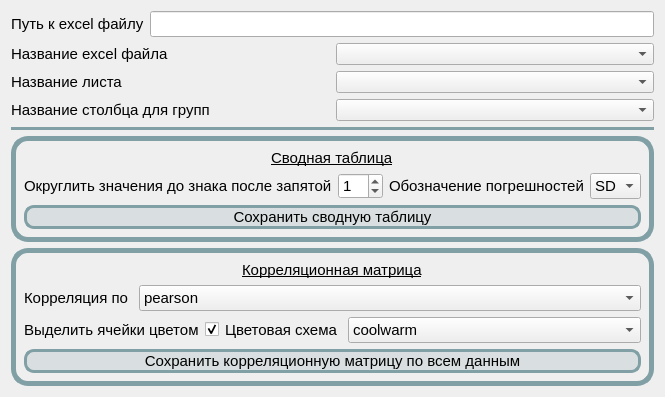
          <widget class="QWidget" name="tab_8">
           <attribute name="title">
            <string>Сводная таблица</string>
           </attribute>
           <layout class="QGridLayout" name="gridLayout_11">
            <item row="0" column="0">
             <layout class="QVBoxLayout" name="verticalLayout_43">
              <item>
               <layout class="QVBoxLayout" name="verticalLayout_37">
                <item>
                 <layout class="QVBoxLayout" name="verticalLayout_36">
                  <item>
                   <layout class="QHBoxLayout" name="horizontalLayout_75">
                    <item>
                     <widget class="QLabel" name="lb_path_for_plot_2">
                      <property name="font">
                       <font>
                        <pointsize>11</pointsize>
                       </font>
                      </property>
                      <property name="toolTip">
                       <string>Путь, по которому может быть найден excel файл</string>
                      </property>
                      <property name="text">
                       <string>Путь к excel файлу</string>
                      </property>
                     </widget>
                    </item>
                    <item>
                     <widget class="QLineEdit" name="path_for_pivot_table">
                      <property name="font">
                       <font>
                        <pointsize>11</pointsize>
                       </font>
                      </property>
                      <property name="text">
                       <string/>
                      </property>
                     </widget>
                    </item>
                   </layout>
                  </item>
                  <item>
                   <layout class="QHBoxLayout" name="horizontalLayout_76">
                    <item>
                     <widget class="QLabel" name="lb_exel_name_2">
                      <property name="font">
                       <font>
                        <pointsize>11</pointsize>
                       </font>
                      </property>
                      <property name="text">
                       <string>Название excel файла</string>
                      </property>
                     </widget>
                    </item>
                    <item>
                     <widget class="QComboBox" name="comboBox_pivot_table"/>
                    </item>
                   </layout>
                  </item>
                  <item>
                   <layout class="QHBoxLayout" name="horizontalLayout_120">
                    <item>
                     <widget class="QLabel" name="lb_exel_name_7">
                      <property name="font">
                       <font>
                        <pointsize>11</pointsize>
                       </font>
                      </property>
                      <property name="text">
                       <string>Название листа</string>
                      </property>
                     </widget>
                    </item>
                    <item>
                     <widget class="QComboBox" name="comboBox_pivot_table_excel_sheet"/>
                    </item>
                   </layout>
                  </item>
                  <item>
                   <layout class="QHBoxLayout" name="horizontalLayout_77">
                    <item>
                     <widget class="QLabel" name="lb_hue_name_2">
                      <property name="font">
                       <font>
                        <pointsize>11</pointsize>
                       </font>
                      </property>
                      <property name="toolTip">
                       <string>Именно после этого столбца должны идти столбцы с данными</string>
                      </property>
                      <property name="text">
                       <string>Название столбца для групп</string>
                      </property>
                     </widget>
                    </item>
                    <item>
                     <widget class="QComboBox" name="comboBox_pivot_hue"/>
                    </item>
                   </layout>
                  </item>
                 </layout>
                </item>
               </layout>
              </item>
              <item>
               <widget class="Line" name="line_2">
                <property name="font">
                 <font>
                  <family>Segoe UI</family>
                  <pointsize>10</pointsize>
                 </font>
                </property>
                <property name="styleSheet">
                 <string notr="true">color: rgb(128, 160, 165);</string>
                </property>
                <property name="frameShadow">
                 <enum>QFrame::Plain</enum>
                </property>
                <property name="lineWidth">
                 <number>10</number>
                </property>
                <property name="orientation">
                 <enum>Qt::Horizontal</enum>
                </property>
               </widget>
              </item>
              <item>
               <widget class="QFrame" name="yyy">
                <property name="styleSheet">
                 <string notr="true">QFrame#yyy{
border: 5px solid rgb(128, 160, 165);
border-radius: 17px;
}</string>
                </property>
                <layout class="QVBoxLayout" name="verticalLayout_40">
                 <property name="leftMargin">
                  <number>8</number>
                 </property>
                 <property name="topMargin">
                  <number>8</number>
                 </property>
                 <property name="rightMargin">
                  <number>8</number>
                 </property>
                 <property name="bottomMargin">
                  <number>8</number>
                 </property>
                 <item alignment="Qt::AlignHCenter">
                  <widget class="QLabel" name="lb_color_pal_box_17">
                   <property name="sizePolicy">
                    <sizepolicy hsizetype="Expanding" vsizetype="Minimum">
                     <horstretch>0</horstretch>
                     <verstretch>0</verstretch>
                    </sizepolicy>
                   </property>
                   <property name="font">
                    <font>
                     <pointsize>11</pointsize>
                     <bold>false</bold>
                     <underline>true</underline>
                    </font>
                   </property>
                   <property name="text">
                    <string>Сводная таблица</string>
                   </property>
                  </widget>
                 </item>
                 <item>
                  <layout class="QHBoxLayout" name="horizontalLayout_80">
                   <item>
                    <layout class="QHBoxLayout" name="horizontalLayout_79">
                     <item>
                      <widget class="QLabel" name="lb_color_pal_box_8">
                       <property name="sizePolicy">
                        <sizepolicy hsizetype="Expanding" vsizetype="Preferred">
                         <horstretch>0</horstretch>
                         <verstretch>0</verstretch>
                        </sizepolicy>
                       </property>
                       <property name="font">
                        <font>
                         <pointsize>11</pointsize>
                        </font>
                       </property>
                       <property name="text">
                        <string>Округлить значения до знака после запятой</string>
                       </property>
                      </widget>
                     </item>
                     <item>
                      <widget class="QSpinBox" name="spinBox_pivot_table">
                       <property name="sizePolicy">
                        <sizepolicy hsizetype="Fixed" vsizetype="Fixed">
                         <horstretch>0</horstretch>
                         <verstretch>0</verstretch>
                        </sizepolicy>
                       </property>
                       <property name="font">
                        <font>
                         <pointsize>11</pointsize>
                        </font>
                       </property>
                       <property name="minimum">
                        <number>0</number>
                       </property>
                       <property name="maximum">
                        <number>10</number>
                       </property>
                       <property name="value">
                        <number>1</number>
                       </property>
                      </widget>
                     </item>
                    </layout>
                   </item>
                   <item>
                    <layout class="QHBoxLayout" name="horizontalLayout_78">
                     <item>
                      <widget class="QLabel" name="lb_sd_or_minmax_2">
                       <property name="font">
                        <font>
                         <pointsize>11</pointsize>
                        </font>
                       </property>
                       <property name="text">
                        <string>Обозначение погрешностей</string>
                       </property>
                      </widget>
                     </item>
                     <item>
                      <widget class="QComboBox" name="comboBox_sd_or_se_pivot">
                       <property name="sizePolicy">
                        <sizepolicy hsizetype="Expanding" vsizetype="Fixed">
                         <horstretch>0</horstretch>
                         <verstretch>0</verstretch>
                        </sizepolicy>
                       </property>
                       <property name="font">
                        <font>
                         <pointsize>11</pointsize>
                        </font>
                       </property>
                       <item>
                        <property name="text">
                         <string>SD</string>
                        </property>
                       </item>
                       <item>
                        <property name="text">
                         <string>SE</string>
                        </property>
                       </item>
                      </widget>
                     </item>
                    </layout>
                   </item>
                  </layout>
                 </item>
                 <item>
                  <widget class="QPushButton" name="btn_plot_and_save_pivot_table">
                   <property name="font">
                    <font>
                     <pointsize>11</pointsize>
                    </font>
                   </property>
                   <property name="styleSheet">
                    <string notr="true">background-color: rgba(128, 160, 165, 50);
border: 3px solid rgb(128, 160, 165);
border-radius: 10px;</string>
                   </property>
                   <property name="text">
                    <string>Сохранить сводную таблицу</string>
                   </property>
                  </widget>
                 </item>
                </layout>
               </widget>
              </item>
              <item>
               <widget class="QFrame" name="ppp">
                <property name="styleSheet">
                 <string notr="true">QFrame#ppp{
border: 5px solid rgb(128, 160, 165);
border-radius: 17px;
}</string>
                </property>
                <layout class="QVBoxLayout" name="verticalLayout_42">
                 <property name="leftMargin">
                  <number>8</number>
                 </property>
                 <property name="topMargin">
                  <number>8</number>
                 </property>
                 <property name="rightMargin">
                  <number>8</number>
                 </property>
                 <property name="bottomMargin">
                  <number>8</number>
                 </property>
                 <item alignment="Qt::AlignHCenter">
                  <widget class="QLabel" name="lb_color_pal_box_18">
                   <property name="sizePolicy">
                    <sizepolicy hsizetype="Expanding" vsizetype="Minimum">
                     <horstretch>0</horstretch>
                     <verstretch>0</verstretch>
                    </sizepolicy>
                   </property>
                   <property name="font">
                    <font>
                     <pointsize>11</pointsize>
                     <bold>false</bold>
                     <underline>true</underline>
                    </font>
                   </property>
                   <property name="text">
                    <string>Корреляционная матрица</string>
                   </property>
                  </widget>
                 </item>
                 <item>
                  <layout class="QVBoxLayout" name="verticalLayout_41">
                   <item>
                    <layout class="QHBoxLayout" name="horizontalLayout_85">
                     <property name="spacing">
                      <number>10</number>
                     </property>
                     <item>
                      <widget class="QLabel" name="lb_sd_or_minmax_3">
                       <property name="sizePolicy">
                        <sizepolicy hsizetype="Fixed" vsizetype="Fixed">
                         <horstretch>0</horstretch>
                         <verstretch>0</verstretch>
                        </sizepolicy>
                       </property>
                       <property name="font">
                        <font>
                         <pointsize>11</pointsize>
                        </font>
                       </property>
                       <property name="text">
                        <string>Корреляция по</string>
                       </property>
                      </widget>
                     </item>
                     <item>
                      <widget class="QComboBox" name="comboBox_correlation_person_or_not">
                       <property name="sizePolicy">
                        <sizepolicy hsizetype="Expanding" vsizetype="Fixed">
                         <horstretch>0</horstretch>
                         <verstretch>0</verstretch>
                        </sizepolicy>
                       </property>
                       <property name="font">
                        <font>
                         <pointsize>11</pointsize>
                        </font>
                       </property>
                       <item>
                        <property name="text">
                         <string>pearson</string>
                        </property>
                       </item>
                       <item>
                        <property name="text">
                         <string>kendall</string>
                        </property>
                       </item>
                       <item>
                        <property name="text">
                         <string>spearman</string>
                        </property>
                       </item>
                      </widget>
                     </item>
                    </layout>
                   </item>
                   <item>
                    <layout class="QHBoxLayout" name="horizontalLayout_121">
                     <item>
                      <layout class="QHBoxLayout" name="horizontalLayout_26">
                       <item>
                        <widget class="QLabel" name="lb_sd_or_minmax_4">
                         <property name="sizePolicy">
                          <sizepolicy hsizetype="Fixed" vsizetype="Fixed">
                           <horstretch>0</horstretch>
                           <verstretch>0</verstretch>
                          </sizepolicy>
                         </property>
                         <property name="font">
                          <font>
                           <pointsize>11</pointsize>
                          </font>
                         </property>
                         <property name="text">
                          <string>Выделить ячейки цветом</string>
                         </property>
                        </widget>
                       </item>
                       <item>
                        <widget class="QCheckBox" name="check_color_for_corr_pivot">
                         <property name="enabled">
                          <bool>true</bool>
                         </property>
                         <property name="font">
                          <font>
                           <pointsize>11</pointsize>
                          </font>
                         </property>
                         <property name="text">
                          <string/>
                         </property>
                         <property name="checked">
                          <bool>true</bool>
                         </property>
                        </widget>
                       </item>
                      </layout>
                     </item>
                     <item>
                      <layout class="QHBoxLayout" name="horizontalLayout_86">
                       <property name="spacing">
                        <number>10</number>
                       </property>
                       <item>
                        <widget class="QLabel" name="lb_sd_or_minmax_5">
                         <property name="sizePolicy">
                          <sizepolicy hsizetype="Fixed" vsizetype="Fixed">
                           <horstretch>0</horstretch>
                           <verstretch>0</verstretch>
                          </sizepolicy>
                         </property>
                         <property name="font">
                          <font>
                           <pointsize>11</pointsize>
                          </font>
                         </property>
                         <property name="text">
                          <string>Цветовая схема</string>
                         </property>
                        </widget>
                       </item>
                       <item>
                        <widget class="QComboBox" name="comboBox_correlation_color_map">
                         <property name="sizePolicy">
                          <sizepolicy hsizetype="Expanding" vsizetype="Fixed">
                           <horstretch>0</horstretch>
                           <verstretch>0</verstretch>
                          </sizepolicy>
                         </property>
                         <property name="font">
                          <font>
                           <pointsize>11</pointsize>
                          </font>
                         </property>
                         <item>
                          <property name="text">
                           <string>coolwarm</string>
                          </property>
                         </item>
                         <item>
                          <property name="text">
                           <string>RdBu_r</string>
                          </property>
                         </item>
                         <item>
                          <property name="text">
                           <string>YlGn</string>
                          </property>
                         </item>
                         <item>
                          <property name="text">
                           <string>BuGn</string>
                          </property>
                         </item>
                         <item>
                          <property name="text">
                           <string>GnBu</string>
                          </property>
                         </item>
                         <item>
                          <property name="text">
                           <string>bwr</string>
                          </property>
                         </item>
                         <item>
                          <property name="text">
                           <string>seismic</string>
                          </property>
                         </item>
                         <item>
                          <property name="text">
                           <string>PiYG</string>
                          </property>
                         </item>
                         <item>
                          <property name="text">
                           <string>RdGy</string>
                          </property>
                         </item>
                         <item>
                          <property name="text">
                           <string>seismic</string>
                          </property>
                         </item>
                         <item>
                          <property name="text">
                           <string>hot</string>
                          </property>
                         </item>
                         <item>
                          <property name="text">
                           <string>inferno</string>
                          </property>
                         </item>
                         <item>
                          <property name="text">
                           <string>gist_heat</string>
                          </property>
                         </item>
                        </widget>
                       </item>
                      </layout>
                     </item>
                    </layout>
                   </item>
                  </layout>
                 </item>
                 <item>
                  <widget class="QPushButton" name="btn_plot_and_save_corr_table">
                   <property name="font">
                    <font>
                     <pointsize>11</pointsize>
                    </font>
                   </property>
                   <property name="styleSheet">
                    <string notr="true">background-color: rgba(128, 160, 165, 50);
border: 3px solid rgb(128, 160, 165);
border-radius: 10px;</string>
                   </property>
                   <property name="text">
                    <string>Сохранить корреляционную матрицу по всем данным</string>
                   </property>
                  </widget>
                 </item>
                </layout>
               </widget>
              </item>
             </layout>
            </item>
           </layout>
          </widget>
